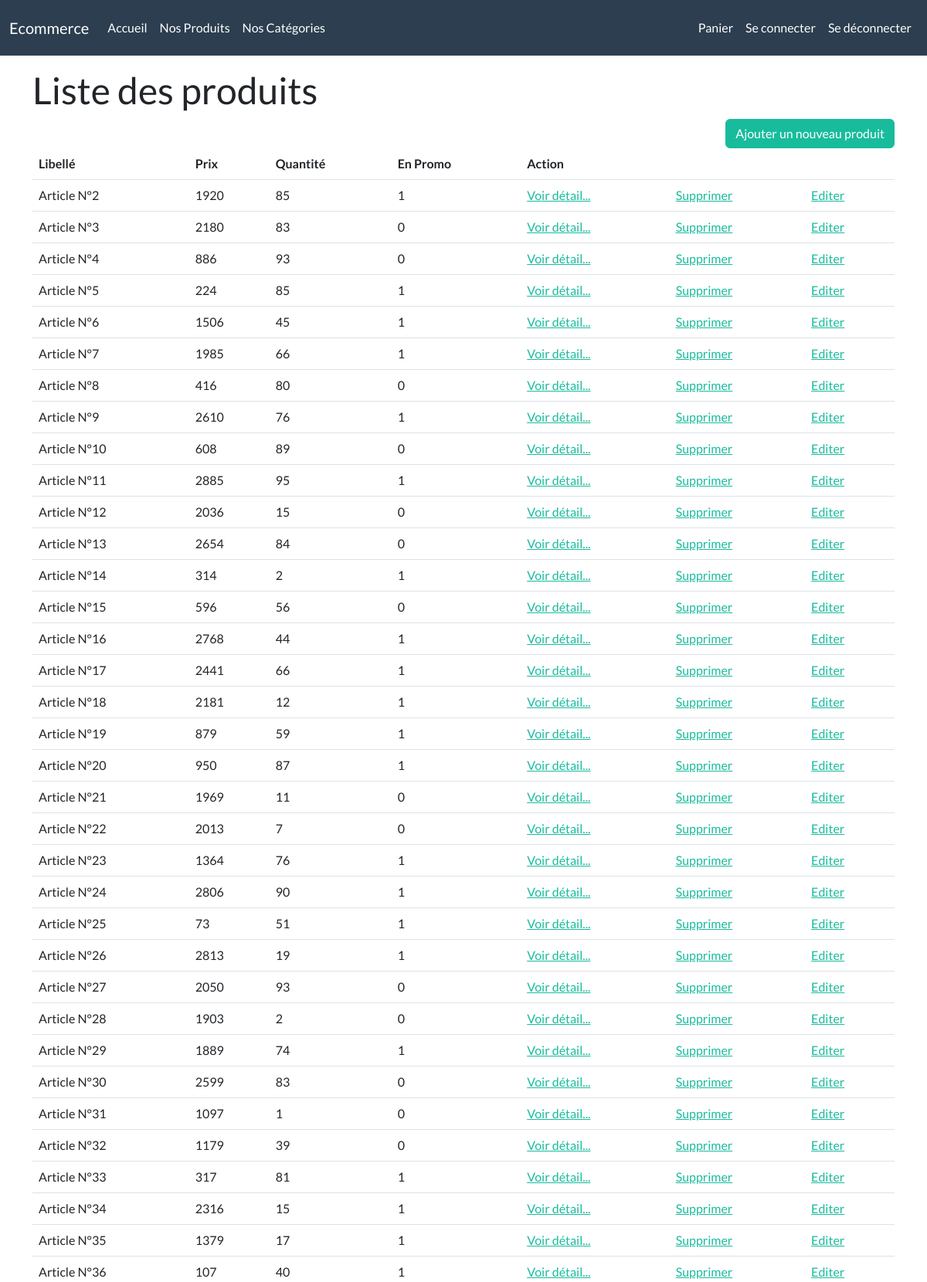
The app's page /controller/produit/findAll.php (upper part) with its own data.
### tables this page shows
CREATE TABLE `produit` (
  `id` int NOT NULL,
  `libelle` varchar(255) NOT NULL,
  `quantite` int NOT NULL,
  `prix` float NOT NULL,
  `image` varchar(255) NOT NULL,
  `description` text NOT NULL,
  `promo` tinyint(1) NOT NULL
);

### controller/produit/findAll.php (called while the page is built)
<?php
require_once "../../model/CRUD_Produit.php";
$crud = new CRUD_Produit();
$LesProduits = $crud->findAll();
include "../../view/produit/findAll.php";

### connexion.php (called while the page is built)
<?php
class Connexion
{
    private $connexion;
    function __construct()
    {
        try {
            $dsn = "mysql:host=localhost;dbname=e_commerce";
            $username = "root";
            $password = "";
            $this->connexion = new PDO($dsn, $username, $password);
        } catch (PDOException $e) {
            echo "Problème de connexion !!!!! <br> Erreur : " . $e->getMessage();
        }
    }
    public function getConnexion()
    {
        return $this->connexion;
    }
}

### model/CRUD_Produit.php (called while the page is built, shortened)
<?php
require_once "../../connexion.php";
class CRUD_Produit
{
    private $pdo;
    function __construct()
    {
        $con = new connexion();
        $this->pdo = $con->getConnexion();
    }
    function findAll()
    {
        $sql = "select * from produit";
        $res = $this->pdo->query($sql);
        return $res->fetchAll(PDO::FETCH_NUM);
    }
}

### view/produit/findAll.php (the view, shortened to what this page needs)
<div class="text-end">
    <a href="../../controller/produit/add.php" class="btn btn-success">Ajouter un nouveau produit</a>
</div>
<table id="example" class="table display">
    <thead>
        <tr>
            <th>Libellé</th>
            <th>Prix</th>
            <th>Quantité</th>
            <th>En Promo</th>
            <th colspan=3>Action</th>
        </tr>
    </thead>
    <tbody>
        <?php
        foreach ($LesProduits as $produit) {
        ?>
            <tr>
                <td><?= $produit[1] ?></td>
                <td><?= $produit[2] ?></td>
                <td><?= $produit[3] ?></td>
                <td><?= $produit[6] ?></td>
                <td><a href="../../controller/produit/find.php?id=<?= $produit[0] ?>">Voir détail...</a></td>
                <td><a href="../../controller/produit/delete.php?id=<?= $produit[0] ?>">Supprimer</a></td>
                <td><a href="../../controller/produit/update.php?id=<?= $produit[0] ?>">Editer</a></td>
            </tr>
        <?php  }
        ?>
    </tbody>
</table>
<?php
$contenu = ob_get_clean();
$titre = "Liste des produits";
include "../../view/layout.php";

### view/layout.php (shortened to what this page needs)
<!DOCTYPE html>
<html lang="en">
<head>
    <link rel="stylesheet" href="../../assets/bootstrap.css">
    <link rel="stylesheet" href="https://cdn.datatables.net/2.3.5/css/dataTables.dataTables.css">
</head>
<body>
    <?php
    include "navbar.php";
    ?>
    <div class="container mt-3">
        <h1><?= $titre ?></h1>
        <?= $contenu ?>
    </div>
</body>
</html>

### view/navbar.php (shortened to what this page needs)
<nav class="navbar navbar-expand-lg bg-primary" data-bs-theme="dark">
    <div class="container-fluid">
        <a class="navbar-brand" href="#">Ecommerce</a>
        <div class="collapse navbar-collapse" id="navbarColor01">
            <ul class="navbar-nav me-auto">
                <li class="nav-item">
                    <a class="nav-link" href="#">Accueil
                    </a>
                </li>
                <li class="nav-item">
                    <a class="nav-link" href="../../controller/produit/findAll.php">Nos Produits</a>
                </li>
                <li class="nav-item">
                    <a class="nav-link" href="#">Nos Catégories</a>
                </li>
            </ul>
            <ul class="navbar-nav me-left">
                <li class="nav-item">
                    <a class="nav-link" href="#">Panier
                    </a>
                </li>
                <li class="nav-item">
                    <a class="nav-link" href="#">Se connecter</a>
                </li>
                <li class="nav-item">
                    <a class="nav-link" href="#">Se déconnecter</a>
                </li>
            </ul>
        </div>
    </div>
</nav>

### records on screen
produit: libelle "Article N°2", quantite "1920", prix "85", promo "1"
produit: libelle "Article N°3", quantite "2180", prix "83", promo "0"
produit: libelle "Article N°4", quantite "886", prix "93", promo "0"
produit: libelle "Article N°5", quantite "224", prix "85", promo "1"
produit: libelle "Article N°6", quantite "1506", prix "45", promo "1"
produit: libelle "Article N°7", quantite "1985", prix "66", promo "1"
produit: libelle "Article N°8", quantite "416", prix "80", promo "0"
produit: libelle "Article N°9", quantite "2610", prix "76", promo "1"
produit: libelle "Article N°10", quantite "608", prix "89", promo "0"
produit: libelle "Article N°11", quantite "2885", prix "95", promo "1"
produit: libelle "Article N°12", quantite "2036", prix "15", promo "0"
produit: libelle "Article N°13", quantite "2654", prix "84", promo "0"
produit: libelle "Article N°14", quantite "314", prix "2", promo "1"
produit: libelle "Article N°15", quantite "596", prix "56", promo "0"
produit: libelle "Article N°16", quantite "2768", prix "44", promo "1"
produit: libelle "Article N°17", quantite "2441", prix "66", promo "1"
produit: libelle "Article N°18", quantite "2181", prix "12", promo "1"
produit: libelle "Article N°19", quantite "879", prix "59", promo "1"
produit: libelle "Article N°20", quantite "950", prix "87", promo "1"
produit: libelle "Article N°21", quantite "1969", prix "11", promo "0"
produit: libelle "Article N°22", quantite "2013", prix "7", promo "0"
produit: libelle "Article N°23", quantite "1364", prix "76", promo "1"
produit: libelle "Article N°24", quantite "2806", prix "90", promo "1"
produit: libelle "Article N°25", quantite "73", prix "51", promo "1"
produit: libelle "Article N°26", quantite "2813", prix "19", promo "1"
produit: libelle "Article N°27", quantite "2050", prix "93", promo "0"
produit: libelle "Article N°28", quantite "1903", prix "2", promo "0"
produit: libelle "Article N°29", quantite "1889", prix "74", promo "1"
produit: libelle "Article N°30", quantite "2599", prix "83", promo "0"
produit: libelle "Article N°31", quantite "1097", prix "1", promo "0"
produit: libelle "Article N°32", quantite "1179", prix "39", promo "0"
produit: libelle "Article N°33", quantite "317", prix "81", promo "1"
produit: libelle "Article N°34", quantite "2316", prix "15", promo "1"
produit: libelle "Article N°35", quantite "1379", prix "17", promo "1"
produit: libelle "Article N°36", quantite "107", prix "40", promo "1"

### other values on screen
$titre "Liste des produits"
